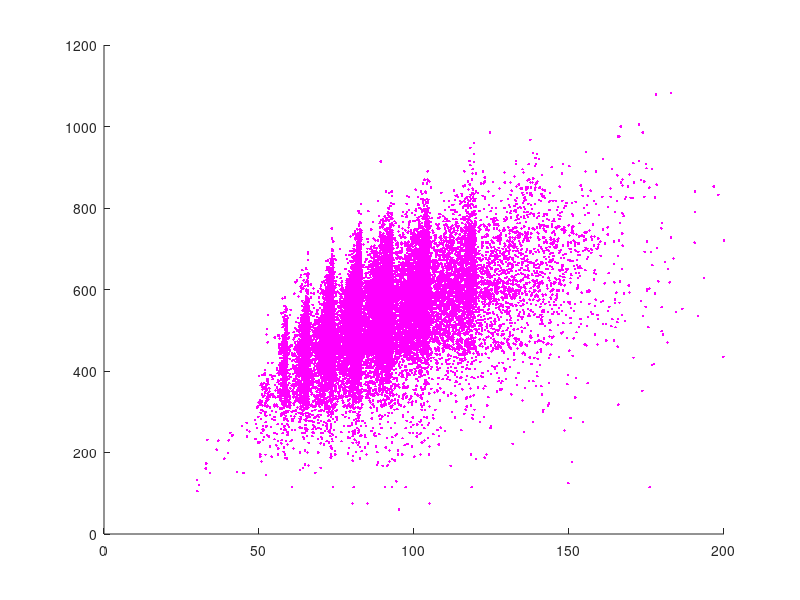

The MATLAB source for this figure: (Note: this script raises an error after producing the figure.)
clear;

load data.csv;

I_m = data(:,1) == 1.0;
I_f = data(:,1) == 0.0;



male = data(I_m,:);
female = data(I_f,:);

[S I] = sort(male(:,2));
male = male(I,:);

bw_m = male(:,2);
bw_f = female(:,2);

sq_m = male(:,3);
sq_f = female(:,3);

bp_m = male(:,4);
bp_f = female(:,4);

dl_m = male(:,5);
dl_f = female(:,5);

total_m = sq_m + bp_m + dl_m;
total_f = sq_f + bp_f + dl_f;

male = [male total_m];
female = [female total_f];

scatter(bw_m,total_m,[],'m','.');
hold on;

N = 40;
bweights = zeros(N,10);
tots = zeros(size(bweights));

for i=1:N,
  weight_bucket = bucket(male,2,N,i);
  for j=1:10,
    performance_bucket = bucket(weight_bucket,-6,10,j);
    bweights(i,j) = mean(weight_bucket(:,2));
    tots(i,j) = mean(performance_bucket(:,6));
  end;
end;

normed_tots = tots ./ tots(:,5);

color_code = ones(N,1)*(1:10);

scatter(bweights(:),tots(:),100,color_code(:), "filled");

